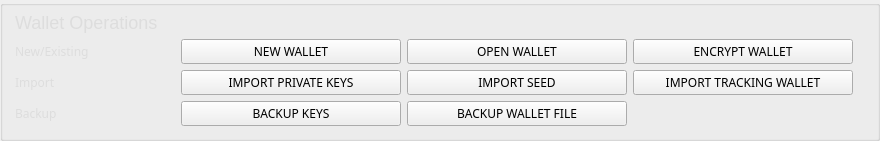
          <widget class="QGroupBox" name="groupBox_13">
           <property name="minimumSize">
            <size>
             <width>0</width>
             <height>0</height>
            </size>
           </property>
           <property name="styleSheet">
            <string notr="true">border-bottom: 1px solid #444;
</string>
           </property>
           <property name="title">
            <string/>
           </property>
           <layout class="QGridLayout" name="gridLayout_17">
            <property name="leftMargin">
             <number>12</number>
            </property>
            <property name="topMargin">
             <number>6</number>
            </property>
            <property name="bottomMargin">
             <number>12</number>
            </property>
            <item row="2" column="3">
             <widget class="QPushButton" name="b2_importTrackingWalletButton">
              <property name="minimumSize">
               <size>
                <width>220</width>
                <height>20</height>
               </size>
              </property>
              <property name="maximumSize">
               <size>
                <width>220</width>
                <height>25</height>
               </size>
              </property>
              <property name="font">
               <font>
                <family>Poppins</family>
               </font>
              </property>
              <property name="styleSheet">
               <string notr="true">/* This button style is handled automatically by OverviewFrame:setStyles() (in OverviewFrame.cpp) */</string>
              </property>
              <property name="text">
               <string>IMPORT TRACKING WALLET</string>
              </property>
             </widget>
            </item>
            <item row="1" column="4" rowspan="3">
             <widget class="QLabel" name="empty_col">
              <property name="sizePolicy">
               <sizepolicy hsizetype="Expanding" vsizetype="Preferred">
                <horstretch>0</horstretch>
                <verstretch>0</verstretch>
               </sizepolicy>
              </property>
              <property name="styleSheet">
               <string notr="true">border:none;</string>
              </property>
             </widget>
            </item>
            <item row="2" column="0">
             <widget class="QLabel" name="label_40">
              <property name="sizePolicy">
               <sizepolicy hsizetype="Minimum" vsizetype="Preferred">
                <horstretch>0</horstretch>
                <verstretch>0</verstretch>
               </sizepolicy>
              </property>
              <property name="minimumSize">
               <size>
                <width>0</width>
                <height>25</height>
               </size>
              </property>
              <property name="maximumSize">
               <size>
                <width>16777215</width>
                <height>25</height>
               </size>
              </property>
              <property name="font">
               <font>
                <family>Poppins</family>
               </font>
              </property>
              <property name="styleSheet">
               <string notr="true">color: #ddd; 
border: 0px;
</string>
              </property>
              <property name="text">
               <string>Import</string>
              </property>
              <property name="alignment">
               <set>Qt::AlignLeading|Qt::AlignLeft|Qt::AlignVCenter</set>
              </property>
             </widget>
            </item>
            <item row="2" column="2">
             <widget class="QPushButton" name="b2_importSeedButton">
              <property name="minimumSize">
               <size>
                <width>220</width>
                <height>20</height>
               </size>
              </property>
              <property name="maximumSize">
               <size>
                <width>220</width>
                <height>25</height>
               </size>
              </property>
              <property name="font">
               <font>
                <family>Poppins</family>
               </font>
              </property>
              <property name="styleSheet">
               <string notr="true">/* This button style is handled automatically by OverviewFrame:setStyles() (in OverviewFrame.cpp) */</string>
              </property>
              <property name="text">
               <string>IMPORT SEED</string>
              </property>
             </widget>
            </item>
            <item row="1" column="2">
             <widget class="QPushButton" name="b2_openExistingWalletButton">
              <property name="minimumSize">
               <size>
                <width>220</width>
                <height>20</height>
               </size>
              </property>
              <property name="maximumSize">
               <size>
                <width>220</width>
                <height>25</height>
               </size>
              </property>
              <property name="font">
               <font>
                <family>Poppins</family>
               </font>
              </property>
              <property name="styleSheet">
               <string notr="true">/* This button style is handled automatically by OverviewFrame:setStyles() (in OverviewFrame.cpp) */</string>
              </property>
              <property name="text">
               <string>OPEN WALLET</string>
              </property>
             </widget>
            </item>
            <item row="3" column="0">
             <widget class="QLabel" name="label_41">
              <property name="sizePolicy">
               <sizepolicy hsizetype="Minimum" vsizetype="Preferred">
                <horstretch>0</horstretch>
                <verstretch>0</verstretch>
               </sizepolicy>
              </property>
              <property name="minimumSize">
               <size>
                <width>0</width>
                <height>25</height>
               </size>
              </property>
              <property name="maximumSize">
               <size>
                <width>16777215</width>
                <height>25</height>
               </size>
              </property>
              <property name="font">
               <font>
                <family>Poppins</family>
               </font>
              </property>
              <property name="styleSheet">
               <string notr="true">color: #ddd; 
border: 0px;
</string>
              </property>
              <property name="text">
               <string>Backup</string>
              </property>
              <property name="alignment">
               <set>Qt::AlignLeading|Qt::AlignLeft|Qt::AlignVCenter</set>
              </property>
             </widget>
            </item>
            <item row="3" column="2">
             <widget class="QPushButton" name="b2_backupKeysButton_2">
              <property name="minimumSize">
               <size>
                <width>220</width>
                <height>20</height>
               </size>
              </property>
              <property name="maximumSize">
               <size>
                <width>220</width>
                <height>25</height>
               </size>
              </property>
              <property name="font">
               <font>
                <family>Poppins</family>
               </font>
              </property>
              <property name="styleSheet">
               <string notr="true">/* This button style is handled automatically by OverviewFrame:setStyles() (in OverviewFrame.cpp) */</string>
              </property>
              <property name="text">
               <string>BACKUP WALLET FILE</string>
              </property>
             </widget>
            </item>
            <item row="2" column="1">
             <widget class="QPushButton" name="b2_importSpendKeyButton">
              <property name="minimumSize">
               <size>
                <width>220</width>
                <height>20</height>
               </size>
              </property>
              <property name="maximumSize">
               <size>
                <width>220</width>
                <height>25</height>
               </size>
              </property>
              <property name="font">
               <font>
                <family>Poppins</family>
               </font>
              </property>
              <property name="styleSheet">
               <string notr="true">/* This button style is handled automatically by OverviewFrame:setStyles() (in OverviewFrame.cpp) */</string>
              </property>
              <property name="text">
               <string>IMPORT PRIVATE KEYS</string>
              </property>
             </widget>
            </item>
            <item row="1" column="3">
             <widget class="QPushButton" name="b2_encryptWalletButton">
              <property name="minimumSize">
               <size>
                <width>220</width>
                <height>20</height>
               </size>
              </property>
              <property name="maximumSize">
               <size>
                <width>220</width>
                <height>25</height>
               </size>
              </property>
              <property name="font">
               <font>
                <family>Poppins</family>
               </font>
              </property>
              <property name="styleSheet">
               <string notr="true">/* This button style is handled automatically by OverviewFrame:setStyles() (in OverviewFrame.cpp) */</string>
              </property>
              <property name="text">
               <string>ENCRYPT WALLET</string>
              </property>
             </widget>
            </item>
            <item row="3" column="1">
             <widget class="QPushButton" name="b2_backupKeysButton">
              <property name="minimumSize">
               <size>
                <width>220</width>
                <height>20</height>
               </size>
              </property>
              <property name="maximumSize">
               <size>
                <width>220</width>
                <height>25</height>
               </size>
              </property>
              <property name="font">
               <font>
                <family>Poppins</family>
               </font>
              </property>
              <property name="styleSheet">
               <string notr="true">/* This button style is handled automatically by OverviewFrame:setStyles() (in OverviewFrame.cpp) */</string>
              </property>
              <property name="text">
               <string>BACKUP KEYS</string>
              </property>
             </widget>
            </item>
            <item row="1" column="1">
             <widget class="QPushButton" name="b2_createNewWalletButton">
              <property name="minimumSize">
               <size>
                <width>220</width>
                <height>20</height>
               </size>
              </property>
              <property name="maximumSize">
               <size>
                <width>220</width>
                <height>25</height>
               </size>
              </property>
              <property name="font">
               <font>
                <family>Poppins</family>
               </font>
              </property>
              <property name="styleSheet">
               <string notr="true">/* This button style is handled automatically by OverviewFrame:setStyles() (in OverviewFrame.cpp) */</string>
              </property>
              <property name="text">
               <string>NEW WALLET</string>
              </property>
             </widget>
            </item>
            <item row="0" column="0" colspan="2">
             <widget class="QLabel" name="label_38">
              <property name="sizePolicy">
               <sizepolicy hsizetype="Minimum" vsizetype="Preferred">
                <horstretch>0</horstretch>
                <verstretch>0</verstretch>
               </sizepolicy>
              </property>
              <property name="minimumSize">
               <size>
                <width>0</width>
                <height>0</height>
               </size>
              </property>
              <property name="maximumSize">
               <size>
                <width>16777215</width>
                <height>32</height>
               </size>
              </property>
              <property name="sizeIncrement">
               <size>
                <width>0</width>
                <height>0</height>
               </size>
              </property>
              <property name="font">
               <font>
                <pointsize>-1</pointsize>
               </font>
              </property>
              <property name="styleSheet">
               <string notr="true">color: #ddd; 
font-size: 18px;
 border: 0px;</string>
              </property>
              <property name="text">
               <string>Wallet Operations</string>
              </property>
              <property name="alignment">
               <set>Qt::AlignLeading|Qt::AlignLeft|Qt::AlignVCenter</set>
              </property>
             </widget>
            </item>
            <item row="1" column="0">
             <widget class="QLabel" name="label_39">
              <property name="sizePolicy">
               <sizepolicy hsizetype="Minimum" vsizetype="Preferred">
                <horstretch>0</horstretch>
                <verstretch>0</verstretch>
               </sizepolicy>
              </property>
              <property name="minimumSize">
               <size>
                <width>160</width>
                <height>25</height>
               </size>
              </property>
              <property name="maximumSize">
               <size>
                <width>16777215</width>
                <height>25</height>
               </size>
              </property>
              <property name="font">
               <font>
                <family>Poppins</family>
               </font>
              </property>
              <property name="styleSheet">
               <string notr="true">color: #ddd; 
border: 0px;
</string>
              </property>
              <property name="text">
               <string>New/Existing</string>
              </property>
              <property name="alignment">
               <set>Qt::AlignLeading|Qt::AlignLeft|Qt::AlignVCenter</set>
              </property>
             </widget>
            </item>
           </layout>
          </widget>
